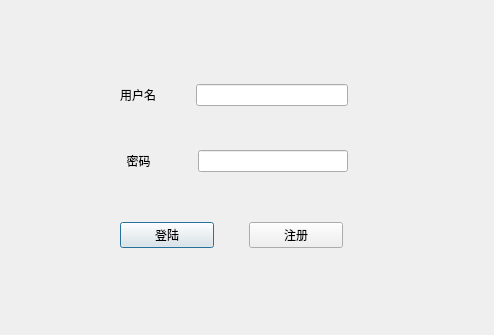
<?xml version="1.0" encoding="UTF-8"?>
<ui version="4.0">
 <class>LogIn</class>
 <widget class="QDialog" name="LogIn">
  <property name="geometry">
   <rect>
    <x>0</x>
    <y>0</y>
    <width>494</width>
    <height>335</height>
   </rect>
  </property>
  <property name="windowTitle">
   <string>Dialog</string>
  </property>
  <property name="autoFillBackground">
   <bool>false</bool>
  </property>
  <property name="styleSheet">
   <string notr="true"/>
  </property>
  <widget class="QWidget" name="layoutWidget">
   <property name="geometry">
    <rect>
     <x>120</x>
     <y>80</y>
     <width>228</width>
     <height>96</height>
    </rect>
   </property>
   <layout class="QVBoxLayout" name="verticalLayout">
    <property name="spacing">
     <number>40</number>
    </property>
    <item>
     <layout class="QHBoxLayout" name="horizontalLayout">
      <item>
       <widget class="QLabel" name="label_username">
        <property name="text">
         <string>用户名</string>
        </property>
       </widget>
      </item>
      <item>
       <widget class="QLineEdit" name="lineEdit_username"/>
      </item>
     </layout>
    </item>
    <item>
     <layout class="QHBoxLayout" name="horizontalLayout_2">
      <item>
       <widget class="QLabel" name="label_password">
        <property name="text">
         <string>  密码  </string>
        </property>
       </widget>
      </item>
      <item>
       <widget class="QLineEdit" name="lineEdit_password"/>
      </item>
     </layout>
    </item>
   </layout>
  </widget>
  <widget class="QWidget" name="">
   <property name="geometry">
    <rect>
     <x>120</x>
     <y>220</y>
     <width>223</width>
     <height>30</height>
    </rect>
   </property>
   <layout class="QHBoxLayout" name="horizontalLayout_3">
    <property name="spacing">
     <number>35</number>
    </property>
    <item>
     <widget class="QPushButton" name="pushButton_login">
      <property name="text">
       <string>登陆</string>
      </property>
     </widget>
    </item>
    <item>
     <widget class="QPushButton" name="pushButton_register">
      <property name="text">
       <string>注册</string>
      </property>
     </widget>
    </item>
   </layout>
  </widget>
 </widget>
 <resources/>
 <connections/>
</ui>
